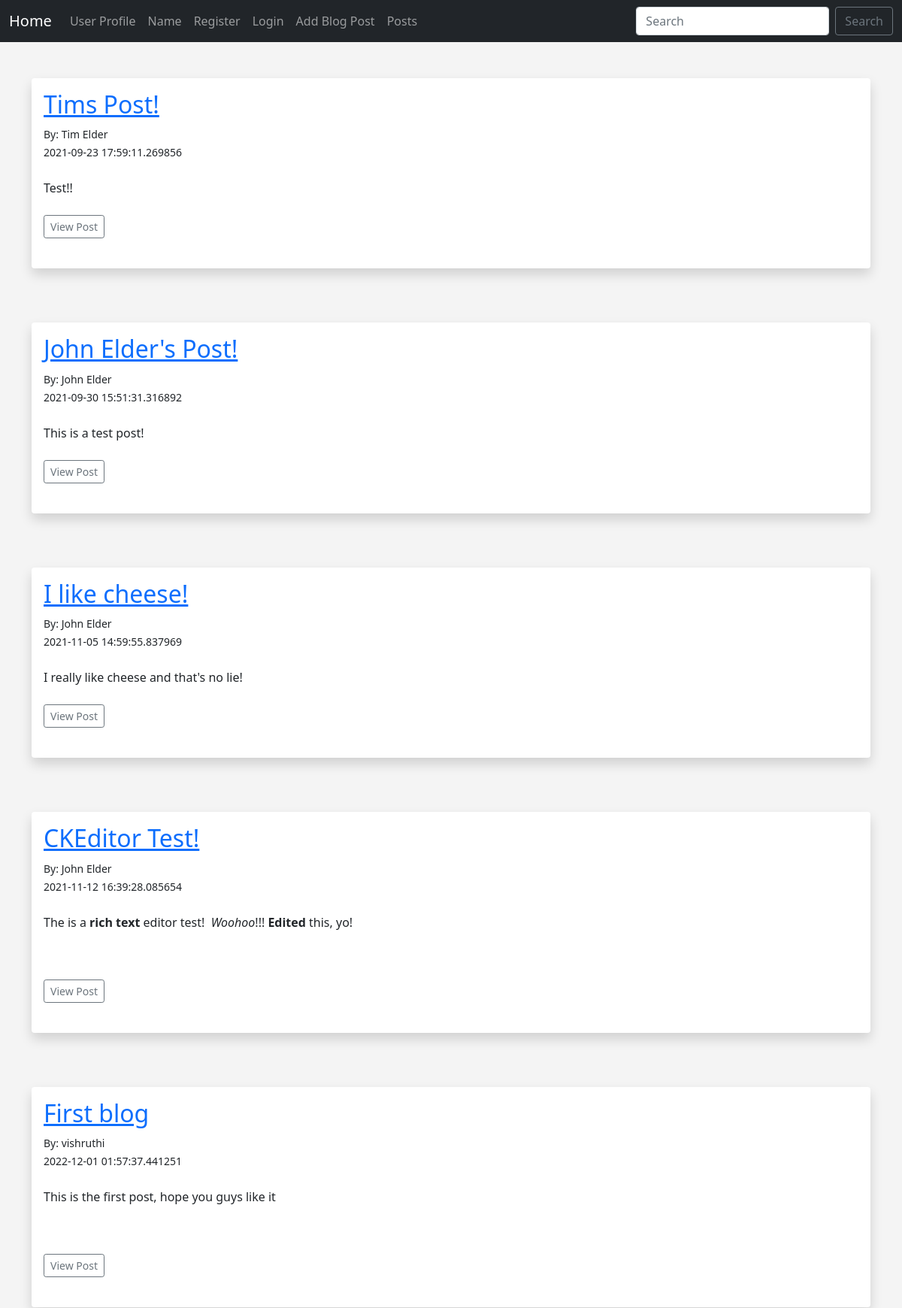
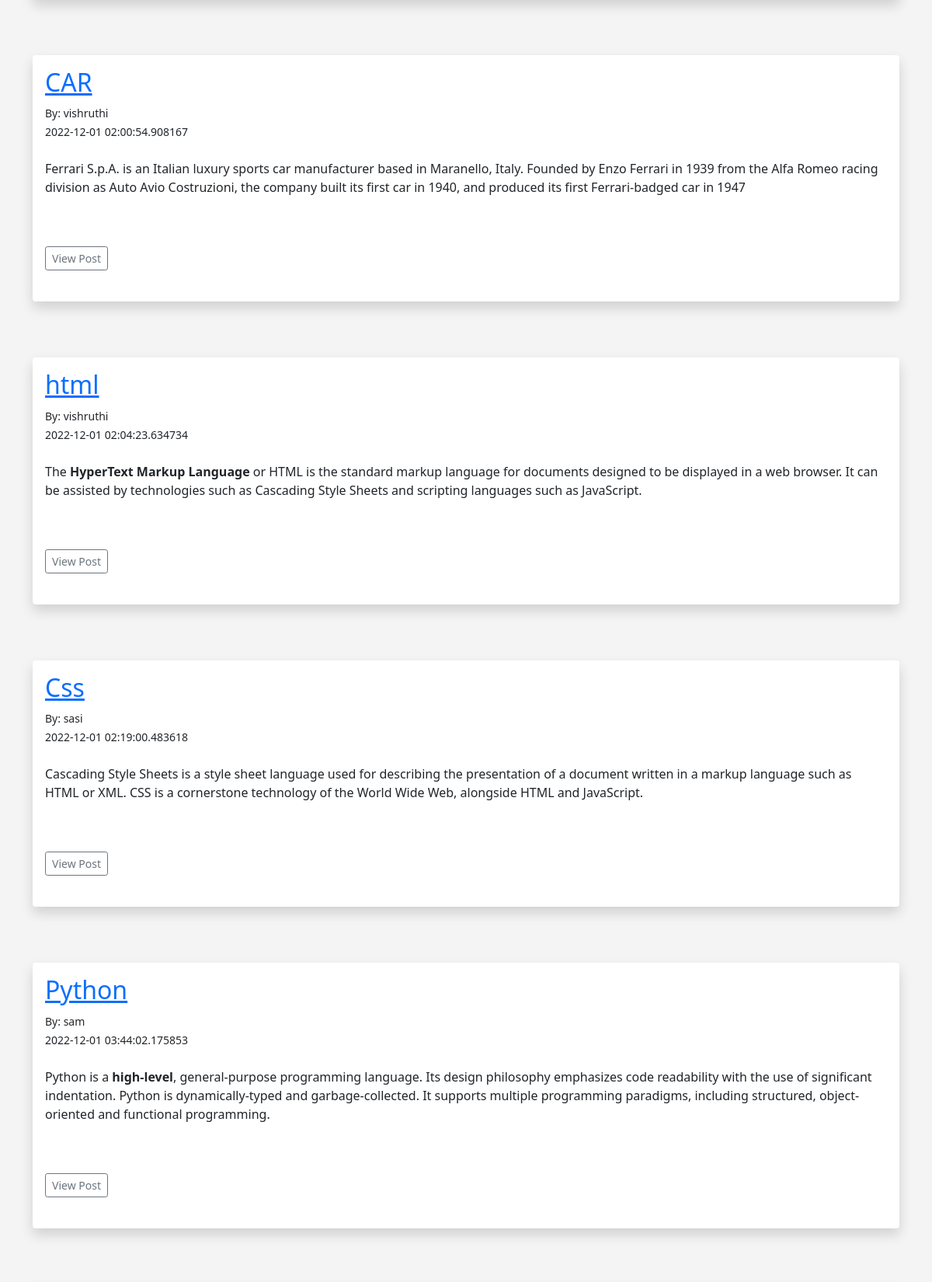
The page /posts (upper part) on the database its author committed (2 pictures, top to bottom).
### app.py (models this page shows, shortened)
class Posts(db.Model):
	id = db.Column(db.Integer, primary_key=True)
	title = db.Column(db.String(255))
	content = db.Column(db.Text)
	date_posted = db.Column(db.DateTime, default=datetime.utcnow)
	slug = db.Column(db.String(255))
	poster_id = db.Column(db.Integer, db.ForeignKey('users.id'))

class Users(db.Model, UserMixin):
	id = db.Column(db.Integer, primary_key=True)
	username = db.Column(db.String(20), nullable=False, unique=True)
	name = db.Column(db.String(200), nullable=False)
	email = db.Column(db.String(120), nullable=False, unique=True)
	favorite_color = db.Column(db.String(120))
	about_author = db.Column(db.Text(), nullable=True)
	date_added = db.Column(db.DateTime, default=datetime.utcnow)
	profile_pic = db.Column(db.String(), nullable=True)
	password_hash = db.Column(db.String(128))
	posts = db.relationship('Posts', backref='poster')
	@property
	def password(self):
		raise AttributeError('password is not a readable attribute!')

### app.py (the view)
@app.route('/posts')
def posts():
	posts = Posts.query.order_by(Posts.date_posted)
	return render_template("posts.html", posts=posts)

### webforms.py
class SearchForm(FlaskForm):
	searched = StringField("Searched", validators=[DataRequired()])
	submit = SubmitField("Submit")

### app.py (called while the page is built)
@app.context_processor
def base():
	form = SearchForm()
	return dict(form=form)

### templates/posts.html (shortened to what this page needs)
{% extends 'base.html' %}
{% block content %}
<br/>
{% for post in posts %}
<div class="shadow p-3 mb-5 bg-body rounded">
	<h2><a href="{{ url_for('post', id=post.id)}}">{{ post.title }}</a></h2>
	<small>By: {{ post.poster.name }}<br/>
	{{ post.date_posted }}</small> <br/><br/>
	{{ post.content|safe }}
	<br/><br/>
	<a href="{{ url_for('post', id=post.id)}}" class="btn btn-outline-secondary btn-sm">View Post</a>
	<br/><br/>
</div>
<br/>
{% endfor %}
{% endblock %}

### templates/base.html (shortened to what this page needs)
<!doctype html>
<html lang="en">
  <head>
    <link href="https://cdn.jsdelivr.net/npm/bootstrap@5.0.0-beta1/dist/css/bootstrap.min.css" rel="stylesheet">
    <link href="{{ url_for('static', filename='css/style.css') }}" rel="stylesheet">
  </head>
  <body>
  	{% include 'navbar.html' %}
  	<br/>
  	<div class="container">
		{% block content %}
		{% endblock %}
	</div>
  </body>
</html>

### templates/navbar.html (shortened to what this page needs)
<nav class="navbar navbar-expand-lg navbar-dark bg-dark">
  <div class="container-fluid">
    <a class="navbar-brand" href="{{ url_for('index') }}">Home</a>
    <div class="collapse navbar-collapse" id="navbarSupportedContent">
      <ul class="navbar-nav me-auto mb-2 mb-lg-0">
        <li class="nav-item">
          <a class="nav-link" href="{{ url_for('user', name='Hello Bloggers!!!')}}">User Profile</a>
        </li>
        <li class="nav-item">
          <a class="nav-link" href="{{ url_for('name')}}">Name</a>
        </li>
        {% if current_user.is_authenticated %}
          <li class="nav-item">
            <a class="nav-link" href="{{ url_for('dashboard')}}">Dashboard</a>
          </li>
          {% if current_user.id == 1 %}
          <li class="nav-item">
            <a class="nav-link" href="{{ url_for('admin')}}">Admin</a>
          </li>
          {% endif %}
          <li class="nav-item">
            <a class="nav-link" href="{{ url_for('logout')}}">Logout</a>
          </li>
        {% else %}
          <li class="nav-item">
            <a class="nav-link" href="{{ url_for('add_user')}}">Register</a>
          </li>
          <li class="nav-item">
            <a class="nav-link" href="{{ url_for('login')}}">Login</a>
          </li>
        {% endif %}
        <li class="nav-item">
          <a class="nav-link" href="{{ url_for('add_post')}}">Add Blog Post</a>
        </li>
         <li class="nav-item">
          <a class="nav-link" href="{{ url_for('posts')}}">Posts</a>
        </li>
      </ul>
      <form method="POST" action="{{ url_for('search')}}" class="d-flex">
        <input class="form-control me-2" type="search" placeholder="Search" aria-label="Search" name="searched">
        <button class="btn btn-outline-secondary" type="submit">Search</button>
      </form>
    </div>
  </div>
</nav>

### static/css/style.css (style rules this page uses)
body { background: #f4f4f4; }

### rows shown on the page
Posts: title "Tims Post!", poster.name "Tim Elder", date_posted "2021-09-23 17:59:11.269856", content "Test!!"
Posts: title "John Elder's Post!", poster.name "John Elder", date_posted "2021-09-30 15:51:31.316892", content "This is a test post!"
Posts: title "I like cheese!", poster.name "John Elder", date_posted "2021-11-05 14:59:55.837969", content "I really like cheese and that's no lie!"
Posts: title "CKEditor Test!", poster.name "John Elder", date_posted "2021-11-12 16:39:28.085654", content "The is a rich text editor test! Woohoo !!! Edited this, yo!"
Posts: title "First blog", poster.name "vishruthi", date_posted "2022-12-01 01:57:37.441251", content "This is the first post, hope you guys like it"
Posts: title "CAR", poster.name "vishruthi", date_posted "2022-12-01 02:00:54.908167", content "Ferrari S.p.A. is an Italian luxury sports car manufacturer based in Maranello, Italy. Founded by Enzo Ferrari in 1939 from the Alfa Romeo racing division as Auto Avio Costruzioni, the company built its first car in 1940, and produced its first Ferrari-badged car in 1947"
Posts: title "html", poster.name "vishruthi", date_posted "2022-12-01 02:04:23.634734", content "The HyperText Markup Language or HTML is the standard markup language for documents designed to be displayed in a web browser. It can be assisted by technologies such as Cascading Style Sheets and scripting languages such as JavaScript."
Posts: title "Css", poster.name "sasi", date_posted "2022-12-01 02:19:00.483618", content "Cascading Style Sheets is a style sheet language used for describing the presentation of a document written in a markup language such as HTML or XML. CSS is a cornerstone technology of the World Wide Web, alongside HTML and JavaScript."
Posts: title "Python", poster.name "sam", date_posted "2022-12-01 03:44:02.175853", content "Python is a high-level , general-purpose programming language. Its design philosophy emphasizes code readability with the use of significant indentation. Python is dynamically-typed and garbage-collected. It supports multiple programming paradigms, including structured, object-oriented and functional programming."
